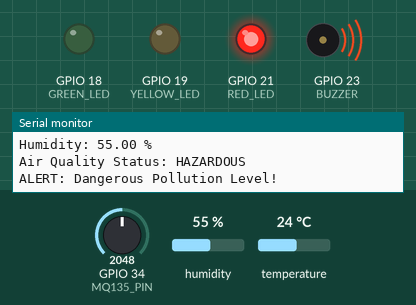
Simulated run of this program. Board: ESP32. On the bench: output pins drawn as LEDs (lit = HIGH), buzzer (waves = sounding), the last lines printed to the serial monitor. The inputs (shaded band) are chosen by the test bench; at power-on: GPIO 34 (MQ135_PIN) = 2048, humidity 55 %, temperature 24 °C.

Above: at 3.8 s.
3.9 s: GPIO 34 (MQ135_PIN) set to 1717
7.8 s: GPIO 34 (MQ135_PIN) set to 1574
At 9.7 s:
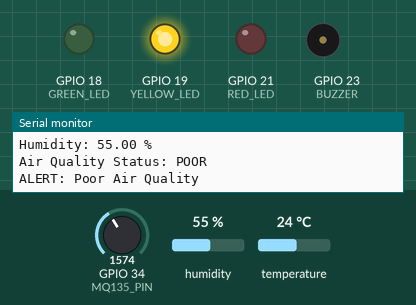
11.7 s: GPIO 34 (MQ135_PIN) set to 458
15.6 s: GPIO 34 (MQ135_PIN) set to 382
At 18.6 s:
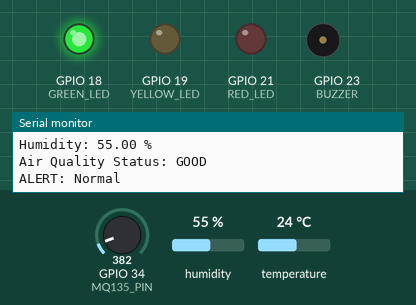
19.6 s: GPIO 34 (MQ135_PIN) set to 491
At 21.6 s:
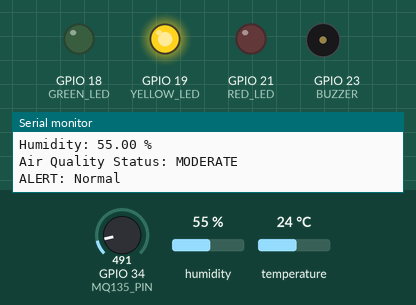
23.5 s: GPIO 34 (MQ135_PIN) set to 160
At 24.6 s:
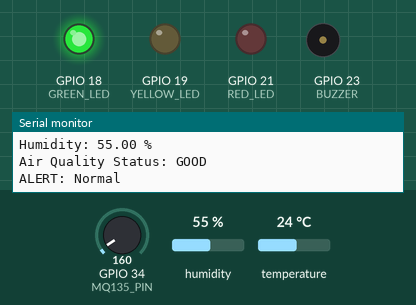
Timing chart, 0 to 26.5 s (numbered marks = the images above; inputs shaded):
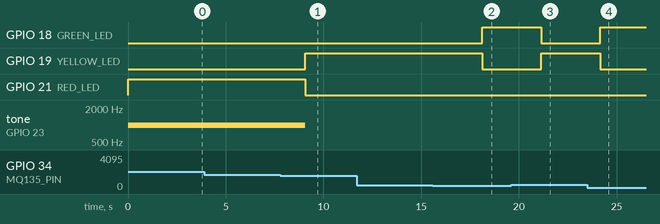

The program:

main.cpp
```cpp
#include <Arduino.h>
#include <DHTesp.h>

#define DHT_PIN 15
#define MQ135_PIN 34

#define GREEN_LED 18
#define YELLOW_LED 19
#define RED_LED 21
#define BUZZER 23

DHTesp dht;

String getAQIStatus(int aqi) {
  if (aqi <= 50)
    return "GOOD";
  else if (aqi <= 100)
    return "MODERATE";
  else if (aqi <= 200)
    return "POOR";
  else
    return "HAZARDOUS";
}

void setup() {

  Serial.begin(115200);

  pinMode(GREEN_LED, OUTPUT);
  pinMode(YELLOW_LED, OUTPUT);
  pinMode(RED_LED, OUTPUT);
  pinMode(BUZZER, OUTPUT);

  dht.setup(DHT_PIN, DHTesp::DHT22);

  Serial.println("\n=================================");
  Serial.println("AIR QUALITY MONITORING SYSTEM");
  Serial.println("=================================");
}

void loop() {

  TempAndHumidity data = dht.getTempAndHumidity();

  // Simulated MQ135 value from potentiometer
  int mqValue = analogRead(MQ135_PIN);

  // Convert sensor value to AQI range
  int aqi = map(mqValue, 0, 4095, 0, 500);

  String status = getAQIStatus(aqi);

  // Reset outputs
  digitalWrite(GREEN_LED, LOW);
  digitalWrite(YELLOW_LED, LOW);
  digitalWrite(RED_LED, LOW);
  noTone(BUZZER);

  // Alert Logic
  if (status == "GOOD") {

    digitalWrite(GREEN_LED, HIGH);

  } else if (status == "MODERATE") {

    digitalWrite(YELLOW_LED, HIGH);

  } else if (status == "POOR") {

    digitalWrite(YELLOW_LED, HIGH);

  } else {

    digitalWrite(RED_LED, HIGH);
    tone(BUZZER, 1000);
  }

  // Serial Output
  Serial.println("\n----------------------------------");

  Serial.print("MQ135 Raw Value: ");
  Serial.println(mqValue);

  Serial.print("AQI Value: ");
  Serial.println(aqi);

  Serial.print("Temperature: ");
  Serial.print(data.temperature);
  Serial.println(" °C");

  Serial.print("Humidity: ");
  Serial.print(data.humidity);
  Serial.println(" %");

  Serial.print("Air Quality Status: ");
  Serial.println(status);

  if (status == "HAZARDOUS")
    Serial.println("ALERT: Dangerous Pollution Level!");
  else if (status == "POOR")
    Serial.println("ALERT: Poor Air Quality");
  else
    Serial.println("ALERT: Normal");

  delay(3000);
}
```

Measured:
- the behaviour switches between 1647 and 1646 on GPIO 34 (MQ135_PIN) (found by bisection; images 0 and 1)
- the behaviour switches between 418 and 417 on GPIO 34 (MQ135_PIN) (found by bisection; images 1 and 2)
- after the input at 7.8 s, GPIO 19 (YELLOW_LED): LOW → HIGH after 1.3 s; GPIO 21 (RED_LED): HIGH → LOW after 1.3 s; tone on GPIO 23 (BUZZER): 1000 Hz → silent after 1.3 s
- after the input at 15.6 s, GPIO 18 (GREEN_LED): LOW → HIGH after 2.5 s; GPIO 19 (YELLOW_LED): HIGH → LOW after 2.5 s
- after the input at 19.6 s, GPIO 18 (GREEN_LED): HIGH → LOW after 1.6 s; GPIO 19 (YELLOW_LED): LOW → HIGH after 1.6 s
- after the input at 23.5 s, GPIO 18 (GREEN_LED): LOW → HIGH after 0.67 s; GPIO 19 (YELLOW_LED): HIGH → LOW after 0.67 s
